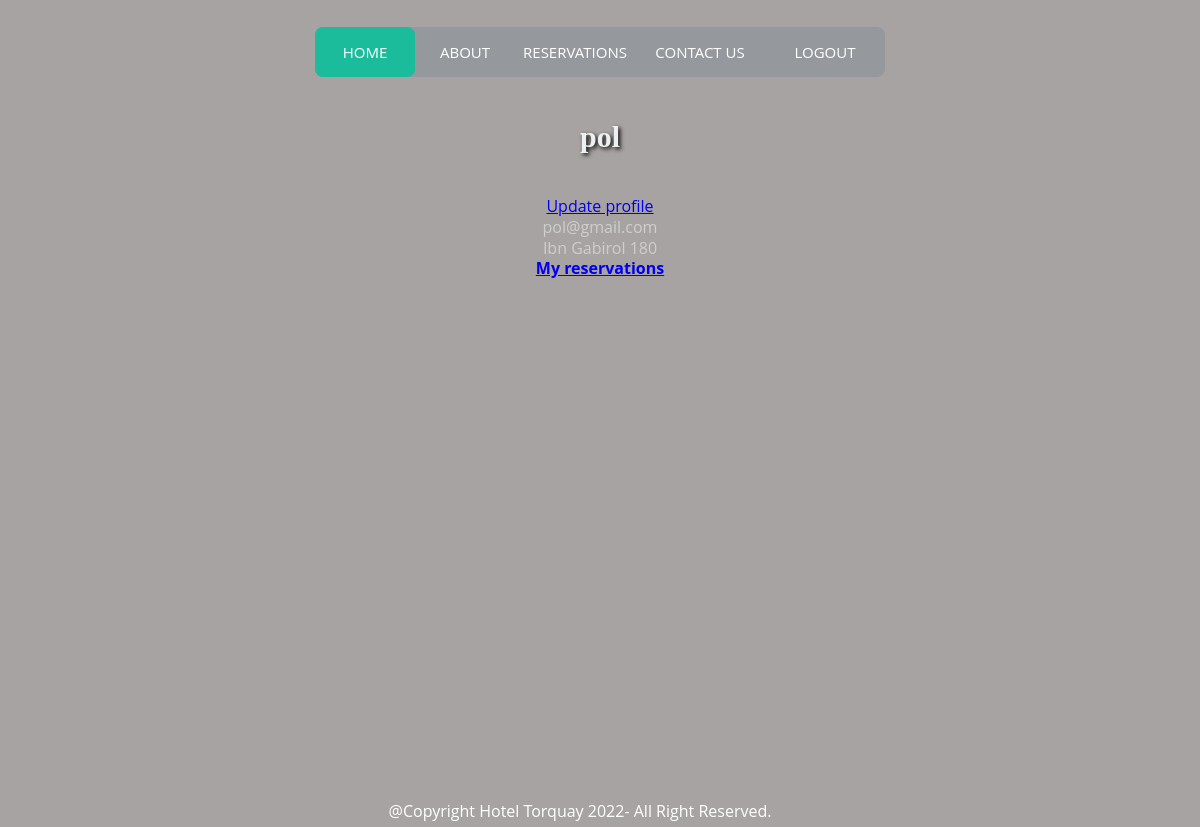
Page /accounts/profile/ (signed in) on the earlier database version.
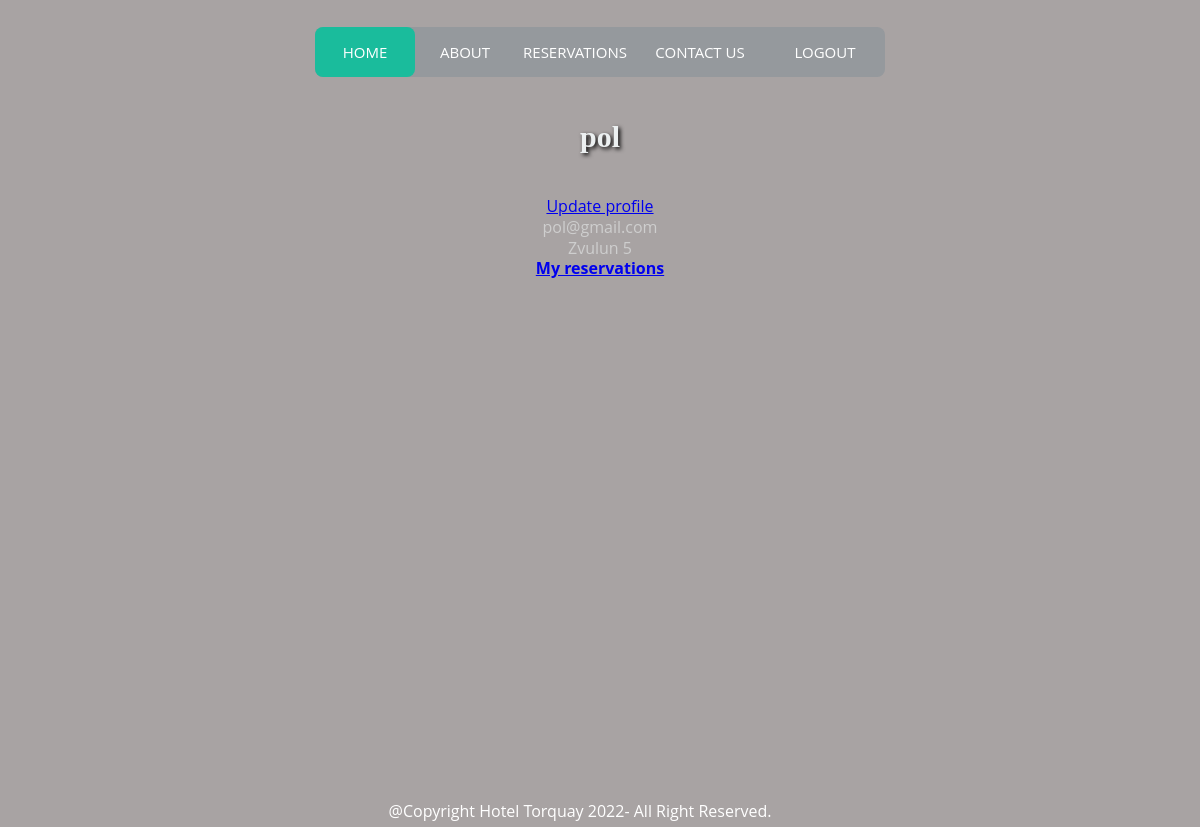
Same page on the later database version.
### accounts/models.py (models this page shows, shortened)
class Visitor(models.Model):
    COUNTRIES = countries_for_language('en')
    user = models.OneToOneField(User, on_delete=models.CASCADE, related_name='visitor')
    first_name = models.CharField(max_length=50)
    last_name = models.CharField(max_length=50)
    email = models.EmailField()
    phone_number = PhoneNumberField()
    address = models.CharField(max_length=100)
    city = models.CharField(max_length=100)
    country = models.CharField(max_length=10, choices=COUNTRIES)

### accounts/views.py (the view)
# urls.py: path('profile/', profile, name='profile'),
@login_required(login_url='login')
def profile(request):
    if request.user.is_staff:
        return redirect('admin:index')
    profile = request.user.visitor
    context = {'profile' : profile}
    return render(request, 'profile.html', context)

### accounts/templates/profile.html
{% extends 'partials/base.html' %}
{% block content %}
    <a href="{%url 'update-profile'%}"> Update profile </a>
    <br>
    {{profile.email}}
    <br>
    {{profile.address}}
    <br>
    <a href="{%url 'reservations'%}"> <b>My reservations</b> </a>
{% endblock content%}

Differences in the rows shown:
changed Visitor "pol@gmail.com": address "Ibn Gabirol 180" → "Zvulun 5"
